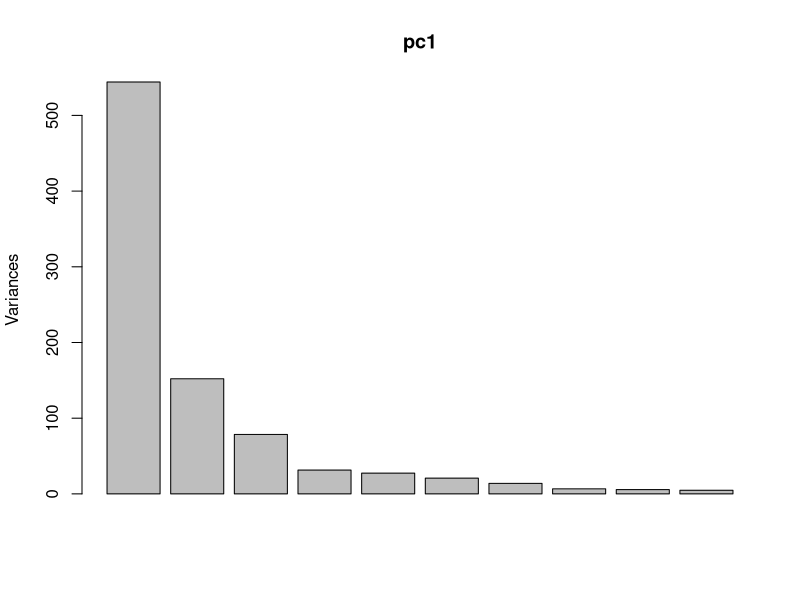
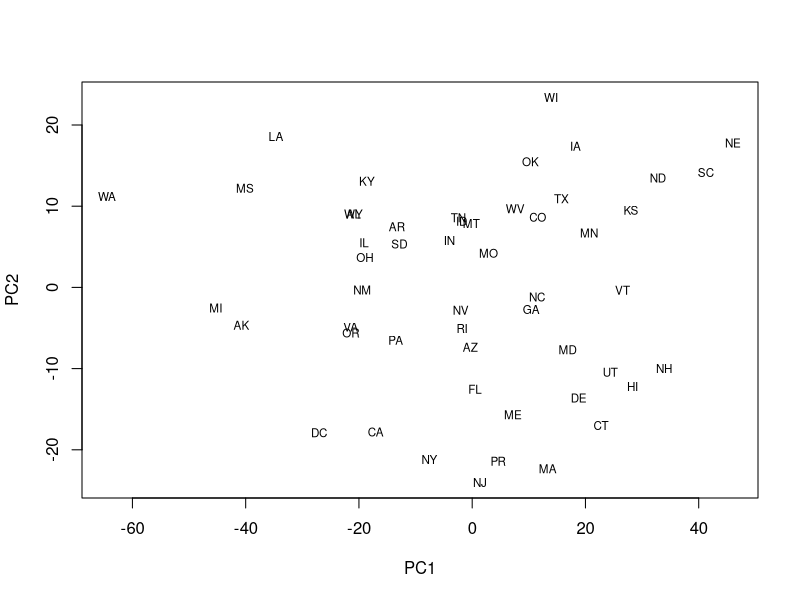
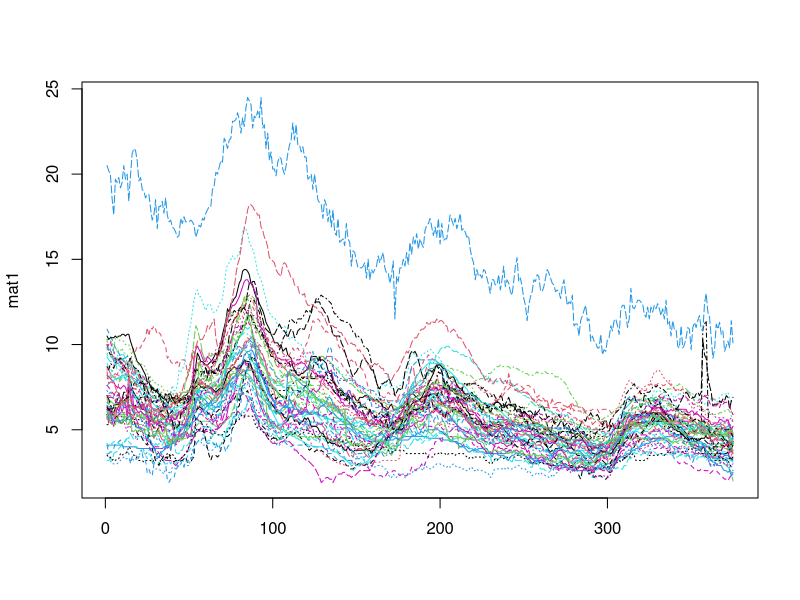
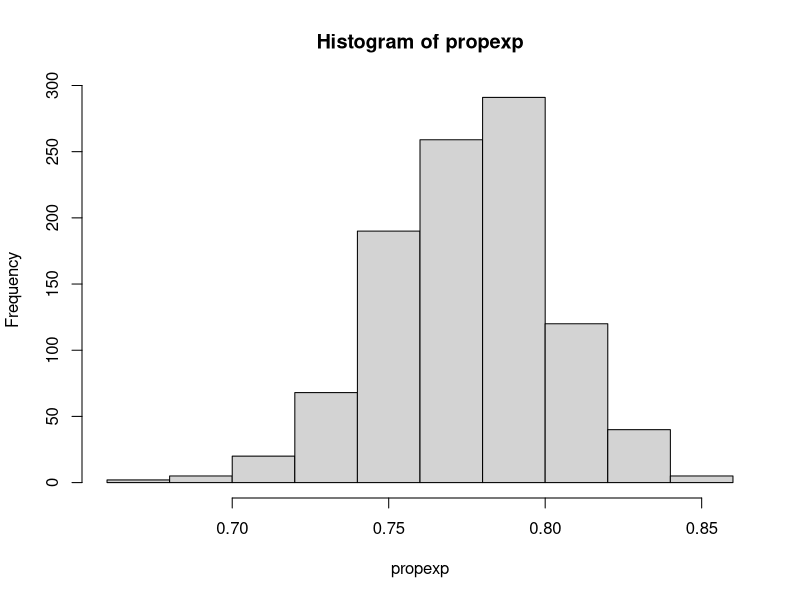
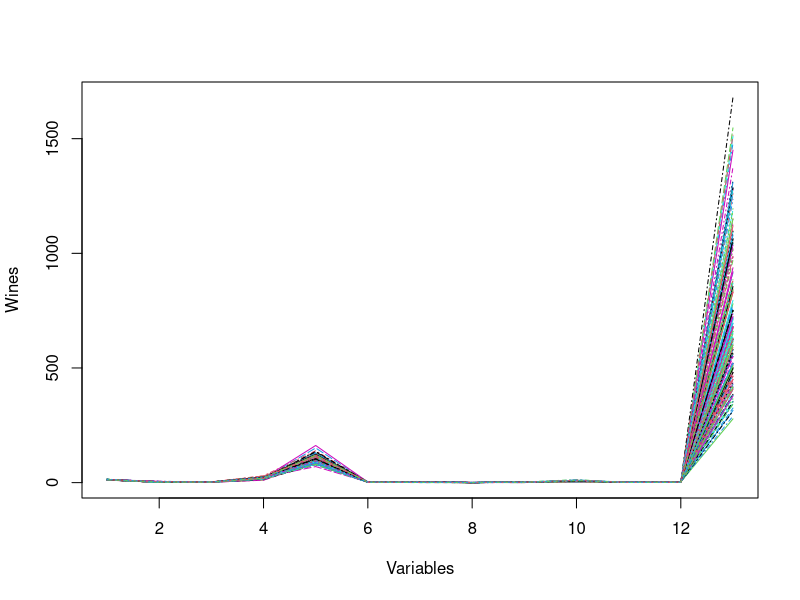
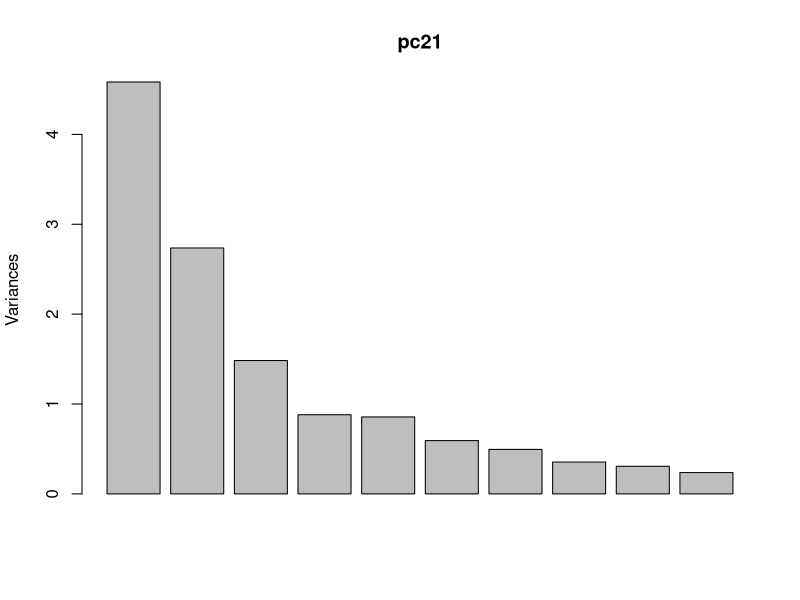
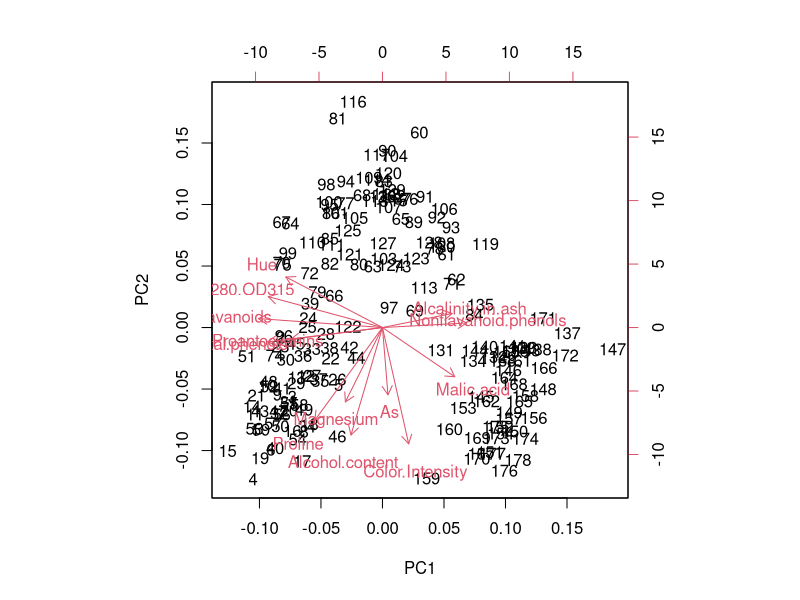

Reproduce these figures in R, in order.
data1 = read.table("USTATES-data-1.txt", header=TRUE)
data = as.matrix(data1)
data = data[-40,]
pc1 = prcomp(data, center = TRUE)
summary(pc1)$importance[,1:5]
screeplot(pc1)
plot(pc1$x[,1],pc1$x[,2] , xlab="PC1",ylab="PC2",type="n",lwd=2)
text(pc1$x[,1],pc1$x[,2],labels=abbreviate(row.names(data1)),cex=0.7,lwd=2)
mat1 = t(as.matrix(data1))
matplot(mat1,type = "l")

sum(pc1$sdev[1:2]^2)/sum(pc1$sdev^2)
library(xtable)
xtable(summary(pc1))

### this is the bootstrap

set.seed(12345)
niter = 1000
propexp = matrix(0,1000,1);
for(i in 1:1000){
    pc = prcomp(data[sample(nrow(data),size=51,replace=TRUE),])
    propexp[i,1] = sum(pc$sdev[1:2]^2)/sum(pc$sdev^2)
}
hist(propexp)
mean(propexp)


data2 = read.csv("wine.csv", header=TRUE)
data20 = (as.matrix(data2))
matplot(t(data20),type = "l", xlab = "Variables", ylab = "Wines")
data20 = log(as.matrix(data2))
pc21 = prcomp(data20, center = TRUE, scale = TRUE)
summary(pc21)$importance[,1:4]
screeplot(pc21)
biplot(pc21)
names(summary(pc21))
summary(pc21)$rotation[,1:4]
